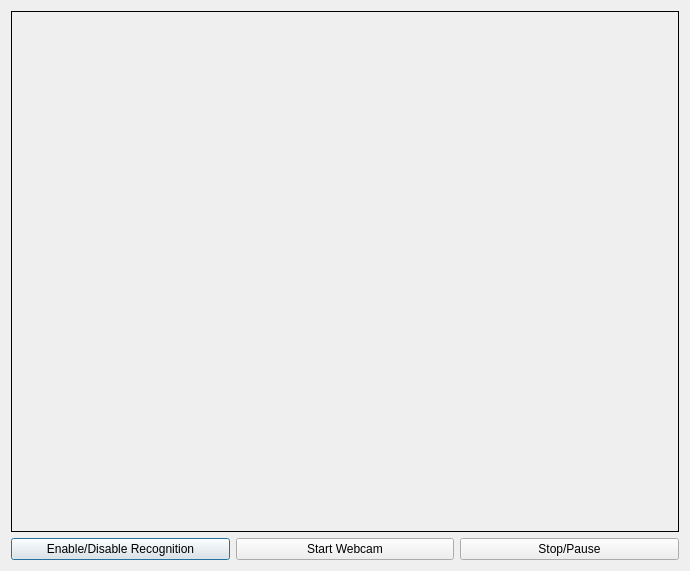
<?xml version="1.0" encoding="UTF-8"?>
<ui version="4.0">
 <class>Dialog</class>
 <widget class="QDialog" name="Dialog">
  <property name="geometry">
   <rect>
    <x>0</x>
    <y>0</y>
    <width>690</width>
    <height>571</height>
   </rect>
  </property>
  <property name="windowTitle">
   <string>Webcam</string>
  </property>
  <layout class="QGridLayout" name="gridLayout_2">
   <item row="1" column="0">
    <layout class="QGridLayout" name="gridLayout">
     <item row="0" column="0">
      <widget class="QLabel" name="webcamDisplayLabel">
       <property name="minimumSize">
        <size>
         <width>315</width>
         <height>500</height>
        </size>
       </property>
       <property name="maximumSize">
        <size>
         <width>16777215</width>
         <height>16777215</height>
        </size>
       </property>
       <property name="frameShape">
        <enum>QFrame::Panel</enum>
       </property>
       <property name="text">
        <string/>
       </property>
      </widget>
     </item>
     <item row="1" column="0">
      <layout class="QHBoxLayout" name="horizontalLayout">
       <property name="sizeConstraint">
        <enum>QLayout::SetFixedSize</enum>
       </property>
       <item>
        <widget class="QPushButton" name="enableDisableRecogButton">
         <property name="font">
          <font>
           <pointsize>9</pointsize>
          </font>
         </property>
         <property name="text">
          <string>Enable/Disable Recognition</string>
         </property>
        </widget>
       </item>
       <item>
        <widget class="QPushButton" name="startWebcamButton">
         <property name="font">
          <font>
           <pointsize>9</pointsize>
          </font>
         </property>
         <property name="text">
          <string>Start Webcam</string>
         </property>
        </widget>
       </item>
       <item>
        <widget class="QPushButton" name="stopPauseWebcamButton">
         <property name="font">
          <font>
           <pointsize>9</pointsize>
          </font>
         </property>
         <property name="text">
          <string>Stop/Pause</string>
         </property>
        </widget>
       </item>
      </layout>
     </item>
    </layout>
   </item>
  </layout>
 </widget>
 <resources/>
 <connections/>
</ui>
